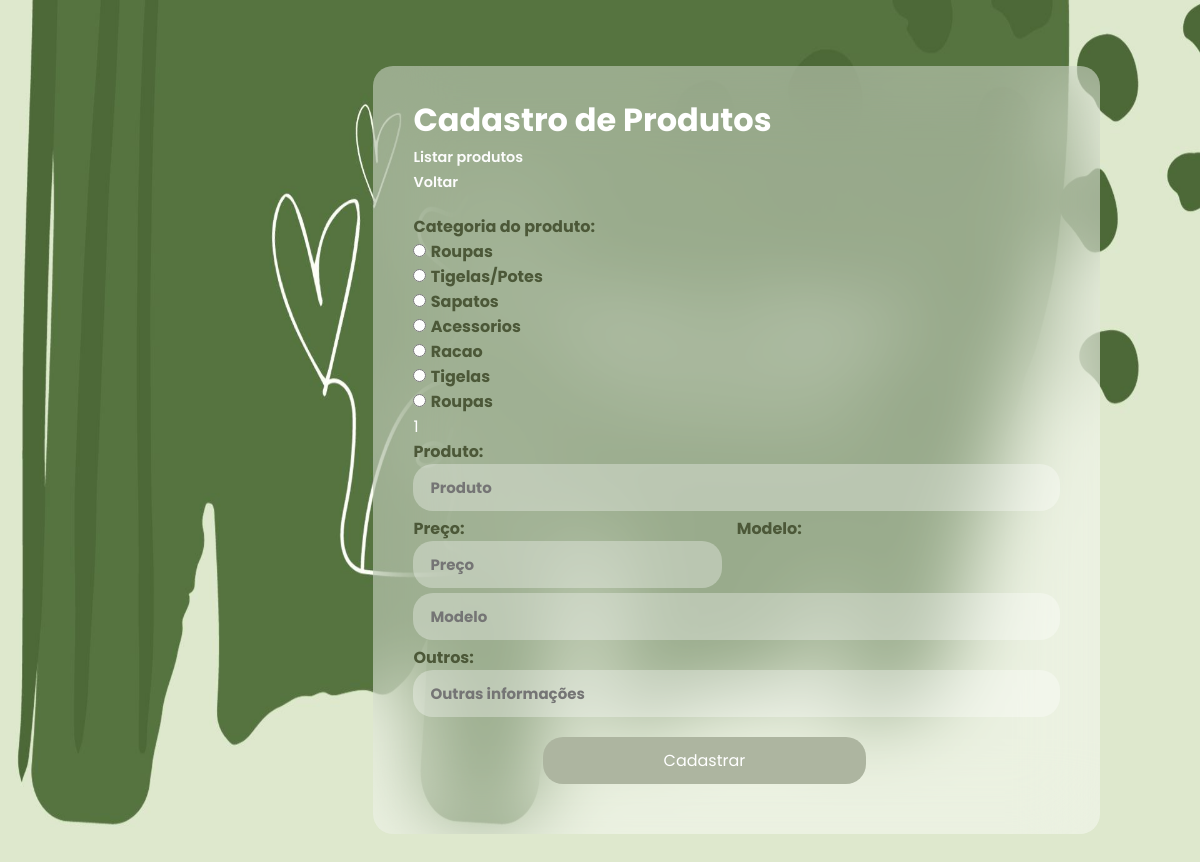
The app's page /adm/produtos/produtos/cadastro/form.php with its own data.
### tables this page shows
CREATE TABLE categoria (
	id_cat INT  PRIMARY KEY NOT NULL AUTO_INCREMENT,
	nome_cat VARCHAR(50)
);

### adm/produtos/produtos/listagem/cat.php (the view, shortened to what this page needs)
<!DOCTYPE html>
<html lang="en">
<head>
</head>
<body>
<?php
    include_once("../../../../conexaoBD.php");
    $sql= "SELECT * FROM categoria";
    $instrucao = mysqli_query($conexao,$sql);
    foreach ($instrucao as $exibe)
    {
        echo "  <input type='radio' class='radio' id=".$exibe['nome_cat']." name='cat' value=".$exibe['id_cat'].">
        <label for=".$exibe['nome_cat'].">".$exibe['nome_cat']."</label><br>
        ";
    }
?>
</body>
</html>

### adm/css/style.css (style rules this page uses)
* { padding: 0; margin: 0; box-sizing: border-box; font-family: 'Poppins', sans-serif; }
body { background-size:100% 100%; background-image:url(../../index/imgs/fundo-s.jpg); background-position: center ; background-repeat: no-repeat; color:white ; }
form .input-dados input[type='text'], input[type='number'], label { color: #4c5838; font-weight: bold; margin-bottom: 5px; }

### records on screen
categoria: nome_cat "Roupas"
categoria: nome_cat "Tigelas/Potes"
categoria: nome_cat "Sapatos"
categoria: nome_cat "Acessorios"
categoria: nome_cat "Racao"
categoria: nome_cat "Tigelas"
categoria: nome_cat "Roupas"

### other values on screen
include("../listagem/cat.php") "1"
